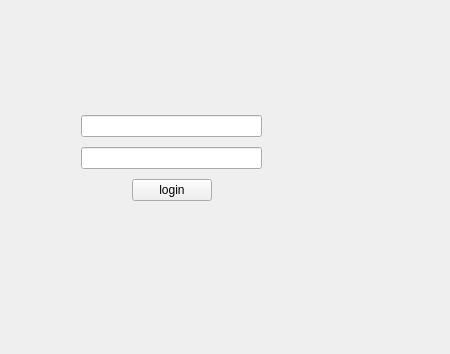
<?xml version="1.0" encoding="UTF-8"?>
<ui version="4.0">
 <class>Login</class>
 <widget class="QWidget" name="Login">
  <property name="geometry">
   <rect>
    <x>0</x>
    <y>0</y>
    <width>450</width>
    <height>354</height>
   </rect>
  </property>
  <property name="windowTitle">
   <string>Form</string>
  </property>
  <widget class="QWidget" name="">
   <property name="geometry">
    <rect>
     <x>81</x>
     <y>111</y>
     <width>181</width>
     <height>97</height>
    </rect>
   </property>
   <layout class="QVBoxLayout" name="verticalLayout">
    <item>
     <widget class="QLineEdit" name="lineEdit"/>
    </item>
    <item>
     <widget class="QLineEdit" name="lineEdit_2"/>
    </item>
    <item>
     <layout class="QHBoxLayout" name="horizontalLayout">
      <item>
       <spacer name="horizontalSpacer">
        <property name="orientation">
         <enum>Qt::Horizontal</enum>
        </property>
        <property name="sizeHint" stdset="0">
         <size>
          <width>40</width>
          <height>20</height>
         </size>
        </property>
       </spacer>
      </item>
      <item>
       <widget class="QPushButton" name="pushButton">
        <property name="text">
         <string>login</string>
        </property>
       </widget>
      </item>
      <item>
       <spacer name="horizontalSpacer_2">
        <property name="orientation">
         <enum>Qt::Horizontal</enum>
        </property>
        <property name="sizeHint" stdset="0">
         <size>
          <width>40</width>
          <height>20</height>
         </size>
        </property>
       </spacer>
      </item>
     </layout>
    </item>
   </layout>
  </widget>
 </widget>
 <resources/>
 <connections/>
</ui>
